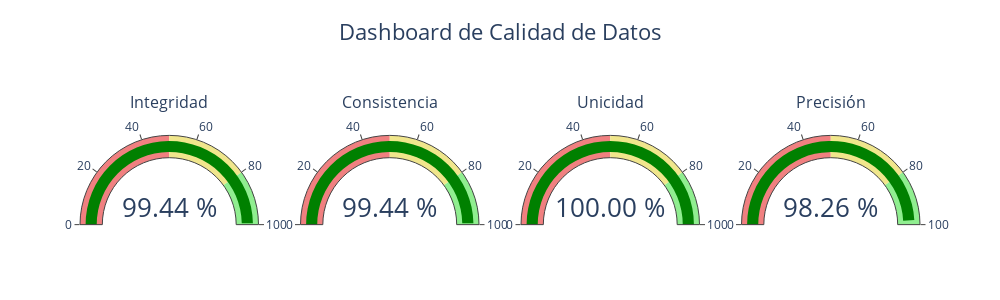

Notebook code for this chart:
### Code cell
kpis = {
    'Integridad': Integridad_KPI,
    'Consistencia': Consistencia_KPI,
    'Unicidad': Unicidad_KPI,
    'Precisión': Precision_KPI
}

def kpi_color(value):
    if value < 50:
        return 'red'
    elif value < 80:
        return 'orange'
    else:
        return 'green'

fig = make_subplots(
    rows=1, cols=4,
    specs=[[{'type':'indicator'}]*4]
)

for idx, (name, value) in enumerate(kpis.items()):
    fig.add_trace(go.Indicator(
    mode='gauge+number',
    value=value,
    title={'text': name, 'font': {'size': 16}},
    gauge={
        'axis': {'range':[0,100]},
        'bar': {'color': kpi_color(value)},
        'steps': [
            {'range':[0,50],'color':'lightcoral'},
            {'range':[50,80],'color':'khaki'},
            {'range':[80,100],'color':'lightgreen'}
        ],
    },
    number={'suffix':' %', 'font':{'size':26}, 'valueformat':'.2f'}  # <-- aquí
), row=1, col=idx+1)


fig.update_layout(
    title={'text':'Dashboard de Calidad de Datos','x':0.5,'font':{'size':22}},
    height=300, width=1000, margin=dict(t=80, b=20)
)


fig.show()

### Figure 1 — Plotly figure (JSON) as saved in the notebook; plotly's stock layout.template omitted (floating-point values rounded to 4 significant figures)
{"data": [{"domain": {"x": [0, 0.2125], "y": [0, 1]}, "gauge": {"axis": {"range": [0, 100]}, "bar": {"color": "green"}, "steps": [{"color": "lightcoral", "range": [0, 50]}, {"color": "khaki", "range": [50, 80]}, {"color": "lightgreen", "range": [80, 100]}]}, "mode": "gauge+number", "number": {"font": {"size": 26}, "suffix": " %", "valueformat": ".2f"}, "title": {"font": {"size": 16}, "text": "Integridad"}, "type": "indicator", "value": 99.44}, {"domain": {"x": [0.2625, 0.475], "y": [0, 1]}, "gauge": {"axis": {"range": [0, 100]}, "bar": {"color": "green"}, "steps": [{"color": "lightcoral", "range": [0, 50]}, {"color": "khaki", "range": [50, 80]}, {"color": "lightgreen", "range": [80, 100]}]}, "mode": "gauge+number", "number": {"font": {"size": 26}, "suffix": " %", "valueformat": ".2f"}, "title": {"font": {"size": 16}, "text": "Consistencia"}, "type": "indicator", "value": 99.44}, {"domain": {"x": [0.525, 0.7375], "y": [0, 1]}, "gauge": {"axis": {"range": [0, 100]}, "bar": {"color": "green"}, "steps": [{"color": "lightcoral", "range": [0, 50]}, {"color": "khaki", "range": [50, 80]}, {"color": "lightgreen", "range": [80, 100]}]}, "mode": "gauge+number", "number": {"font": {"size": 26}, "suffix": " %", "valueformat": ".2f"}, "title": {"font": {"size": 16}, "text": "Unicidad"}, "type": "indicator", "value": 100}, {"domain": {"x": [0.7875, 1], "y": [0, 1]}, "gauge": {"axis": {"range": [0, 100]}, "bar": {"color": "green"}, "steps": [{"color": "lightcoral", "range": [0, 50]}, {"color": "khaki", "range": [50, 80]}, {"color": "lightgreen", "range": [80, 100]}]}, "mode": "gauge+number", "number": {"font": {"size": 26}, "suffix": " %", "valueformat": ".2f"}, "title": {"font": {"size": 16}, "text": "Precisión"}, "type": "indicator", "value": 98.26}], "layout": {"height": 300, "margin": {"b": 20, "t": 80}, "title": {"font": {"size": 22}, "text": "Dashboard de Calidad de Datos", "x": 0.5}, "width": 1000}}
